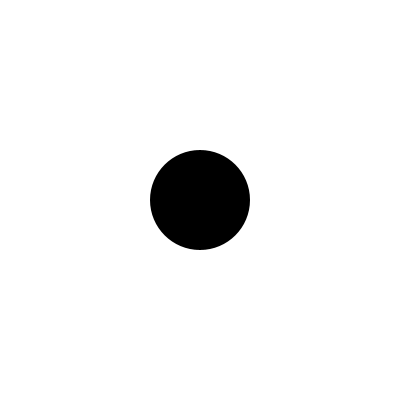
Frame 1 (no input)
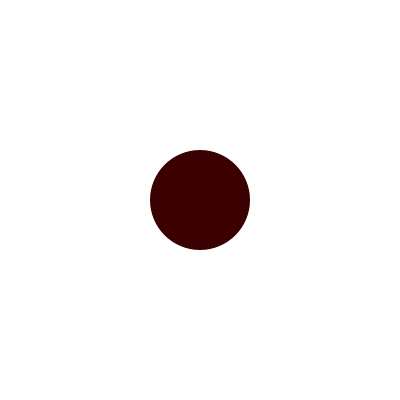
Frame 60 (the mouse pressed at the canvas centre just before this capture)
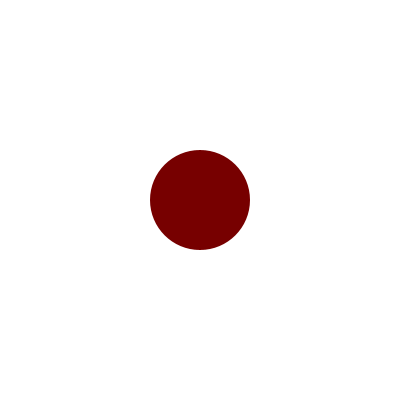
Frame 120 (the mouse held since frame 60 and released just before this capture)

The Processing sketch that drew these frames (run headless with seeded random() and noise(); from frame 60 on, the mouse is pressed at the canvas centre):

// Processing sketch: sketch_250917c
// ── sketch_250917c.pde
//Henry Wrede Black, Joey Burvis
//circle goes from black to red

float r;

void setup() {
  size(400, 400);
  r = 0;
}

void draw() {
  background(255);
  ellipseMode(CENTER);
  
  noStroke();
  fill(r, 0, 0);
  
  ellipse(width/2, height/2, 100, 100);
  
  r = r + 1;
  
}
